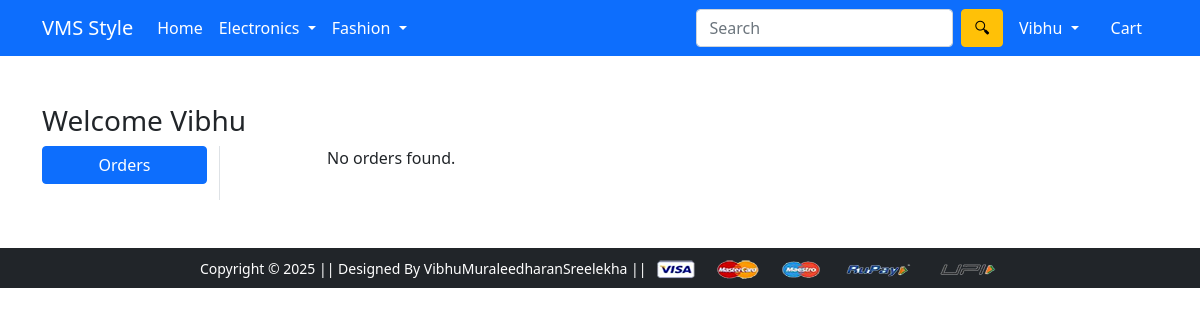
The app's page /orders/ (signed in), older data.
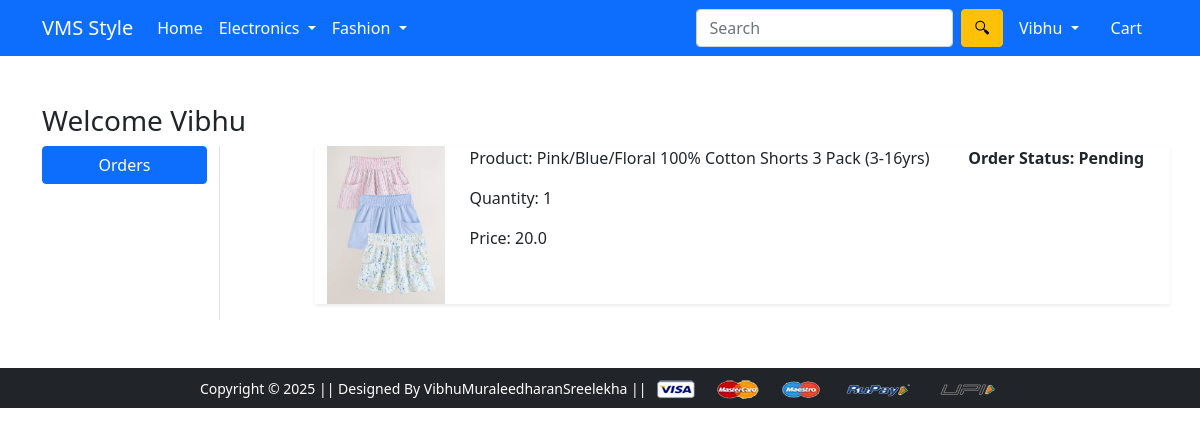
The same page, newer data.
### app/models.py (models this page shows, shortened)
class OrderPlaced(models.Model):
    user = models.ForeignKey(User, on_delete=models.CASCADE)
    customer = models.ForeignKey(Customer, on_delete=models.CASCADE)
    product = models.ForeignKey('product', on_delete=models.CASCADE)
    quantity = models.PositiveIntegerField(default=1)
    ordered_date = models.DateTimeField(auto_now_add=True)
    status = models.CharField(max_length=50, choices=STATE_CHOICES, default='Pending')
    @property
    def total_cost(self):
        return self.quantity * self.product.discounted_price

class Product(models.Model):
        title = models.CharField(max_length=100)
        selling_price = models.FloatField()
        discounted_price = models.FloatField()
        description = models.TextField()
        brand = models.CharField(max_length=100)
        category = models.CharField(max_length=2, choices=CATEGORY_CHOICES)
        product_image = models.ImageField(upload_to='productimg')

### app/views.py (the view)
# urls.py: path('orders/', views.orders, name='orders'),
@login_required
def orders(request):
    op = OrderPlaced.objects.filter(user=request.user)
    return render(request, 'app/orders.html',{'order_placed':op})

### app/templates/app/orders.html (shortened to what this page needs)
{% extends 'app/base.html' %}
{% load static %}
{% block main-content %}
<div class="container my-5">
  <div class="row">
    <h3>Welcome <span class="text-capitalize">{{ request.user }}</span></h3>
  </div>
  <div class="row">
    <div class="col-sm-2 border-end">
      <ul class="list-unstyled">
        <li class="d-grid">
          <a href="{% url 'orders' %}" class="btn btn-primary">Orders</a>
        </li>
      </ul>
    </div>
    <div class="col-sm-9 offset-sm-1">
      {% for op in order_placed %}
      <div class="row shadow-sm mb-3">
        <div class="col-sm-2">
          <img src="{% if op.product.product_image %}{{ op.product.product_image.url }}{% else %}{% static 'app/images/no-image.png' %}{% endif %}"
               alt="{{ op.product.title }}" class="img-fluid" height="150" width="150">
        </div>
        <div class="col-sm-7">
          <p>Product: {{ op.product.title }}</p>
          <p>Quantity: {{ op.quantity }}</p>
          <p>Price: {{ op.total_cost }}</p>
        </div>
        <div class="col-sm-3 fw-bold">
          <p>Order Status: {{ op.status }}</p>
        </div>
      </div>
      {% empty %}
        <p>No orders found.</p>
      {% endfor %}
    </div>
  </div>
</div>
{% endblock main-content %}

Row changes from the older to the newer data that the page shows:
added OrderPlaced: product.product_image (picture), product "Pink/Blue/Floral 100% Cotton Shorts 3 Pack (3-16yrs)", quantity "1", total_cost "20.0", status "Pending"
Text that changed along with them:
text no longer shown: "No orders found."
